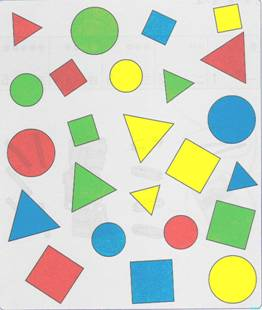
%> input picture 3.jpg, 262 x 310 px
$ octave recognizeprogram.m   (GNU Octave 9; MATLAB toolbox functions it lacks are replaced by stand-ins)
%> lines starting %> are read from the running program, lines starting %| are printed output that depends on the picture; in (x1, y1, x2, y2) boxes, pixels count from 0 and x2, y2 are one past the last pixel; in counts of white or black regions, pixels touching at a corner belong together; the program's own positions count from 1
### recognize.m
function recognize(color,shape)
%> called with color = 2, shape = 2
%% 实现rgb图像转化为HSV彩色空间的图像,色调、饱和度、明度
rgb=imread('3.jpg');
%> rgb is the input picture: size 310x262x3 uint8; mean R, G, B 205.8, 211.2, 192.9
hsv=rgb2hsv(rgb);
%> hsv: size 310x262x3 double; mean H, S, V 0.32, 0.219, 0.889
[m,n,l]=size(rgb);
%> m = 310; n = 262; l = 3
a=ones(m,n);
hsv1(:,:,1)=a-hsv(:,:,1);
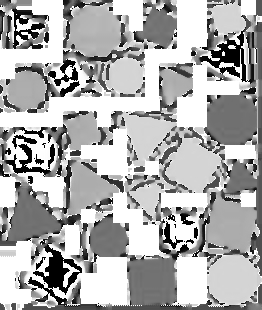
%> hsv1: size 310x262 double; min 0.00111, max 1, mean 0.68
hsv1(:,:,2)=hsv(:,:,2);
hsv1(:,:,3)=hsv(:,:,3);
%> hsv1: size 310x262x3 double; mean H, S, V 0.68, 0.219, 0.889
img1=hsv2rgb(hsv1);
% figure
% subplot(331)
% imshow(img1);  title('色调变换后的图像');
%%  转化为灰度图像
I = rgb2gray(img1);
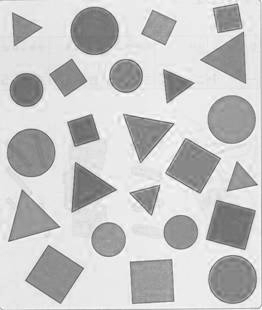
%> I: size 310x262 double; min 0.32, max 1, mean 0.78
% subplot(332)
% imshow(I);  title('灰度图像');
%% 二值化
% 设置阈值
threshold = graythresh(I);
%> threshold = 0.725
% 转化为二值图像
bw = im2bw(I,threshold);
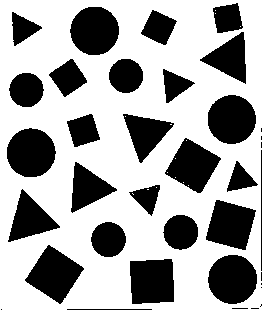
%> bw: size 310x262 logical; 64.8% white; 36 black regions (10 under 20 px), largest, box (x1, y1, x2, y2) and area: (208, 255, 257, 304) 1887, (7, 128, 56, 177) 1873, (25, 245, 84, 304) 1870
% subplot(333)
% imshow(bw);title('二值图像');
%% 中值滤波
med_img = medfilt2(bw);
% subplot(334)
% imshow(med_img);title('中值滤波');
%% 膨胀？？？？？
SE = strel('square',2);                %设置膨胀结构元素
BW = imdilate(med_img,SE);                 %膨胀
%> BW: size 310x262 logical; 67.6% white; 25 black regions (1 under 20 px), largest, box (x1, y1, x2, y2) and area: (209, 256, 257, 304) 1790, (8, 129, 56, 177) 1776, (71, 8, 119, 55) 1756
% subplot(335)
% imshow(BW);title('膨胀');
%% 识别轮廓
[m,n] = size(BW);
%色彩反转
for i = 1:m
    for j = 1:n
        BW(i,j) = ~BW(i,j);
    end
end
%轮廓追踪bwboundaries返回B边界的位置和L边界
[B,L] = bwboundaries(BW,'noholes');
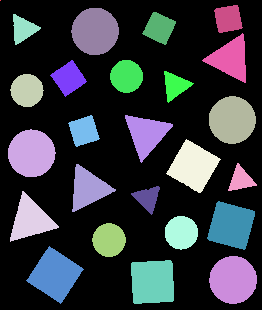
%> L: size 310x262 double; 26 distinct labels, from 0 to 25; one colour per label, 0 black
%> B = 25 boundaries; largest, box (x1, y1, x2, y2) and points: (131, 260, 174, 304) 159, (207, 201, 255, 250) 149, (26, 246, 84, 304) 137, (10, 191, 59, 242) 136, (166, 139, 221, 193) 136
%% 形状识别1圆形2三角形3正方形
shapemask(:,:,3)=recognizeshape(shape,rgb,B,L,m,n);
%> the loop in recognizeshape, `for k = 1:length(B)` made 25 passes
%> boundary on pass 1: [1 1; 1 1]
%> in recognizeshape, `stats = regionprops(L,'Area','Centroid');`: stats = 25 regions; largest, Area and Centroid: 1790 [233.6 280.5], 1776 [32.1 153.9], 1756 [95.7 31.9], 1756 [232.8 120.6], 1753 [55.5 275.4]
%> the loop in recognizeshape, `for k = 1:length(B)` made 25 passes
%> (perimeter, area, metric_round, r_round, metric_triangle, r_triangle, metric_square, r_square) on passes 2 to 13: (155.2, 1776, 0.927, 23.78, 2.35, 29.87, 1.18, 27.44), (106.6, 851, 0.942, 16.46, 2.43, 20.51, 1.2, 18.84), (160.3, 1219, 0.596, 19.7, 0.973, 30.84, 0.759, 28.33), (96.67, 470, 0.632, 12.23, 1.09, 18.6, 0.805, 17.09), (174.1, 1753, 0.727, 23.62, 1.44, 33.51, 0.925, 30.78), (109.4, 715, 0.75, 15.09, 1.54, 21.06, 0.955, 19.35), (105.3, 654, 0.742, 14.43, 1.51, 20.26, 0.945, 18.61), (153.8, 1756, 0.933, 23.64, 2.38, 29.6, 1.19, 27.19), (150.7, 1088, 0.602, 18.61, 0.991, 29, 0.766, 26.64), (108.6, 882, 0.94, 16.76, 2.42, 20.89, 1.2, 19.19), (105.7, 846, 0.951, 16.41, 2.47, 20.35, 1.21, 18.69), (155.2, 1146, 0.598, 19.1, 0.978, 29.87, 0.761, 27.44)
%> after the loop in recognizeshape, `for k = 1:length(B)`: shapemask: size 310x262 double; values 0 (black) and 1 (white), 19% white; 8 white regions, largest, box (x1, y1, x2, y2) and area: (0, 189, 62, 251) 2996, (117, 104, 176, 164) 2805, (201, 29, 260, 89) 2754
%> shapemask: size 310x262x3 double
shapemask(:,:,1)=hsv(:,:,1);
%> shapemask: size 310x262x3 double; mean H, S, V 0.32, 0, 0.19
shapemask(:,:,2)=hsv(:,:,2);
%> shapemask: size 310x262x3 double; mean H, S, V 0.32, 0.219, 0.19
rgbshapemask=hsv2rgb(shapemask);
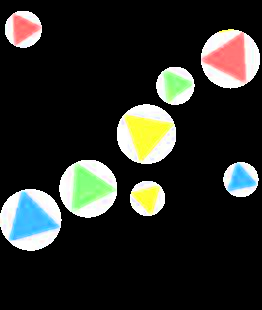
%> rgbshapemask: size 310x262x3 double; mean R, G, B 0.165, 0.173, 0.154
% figure
% imshow(rgbshapemask);
%% 色彩识别1蓝色2绿色3黄色4红色
colormask=recognizecolor(color,B,L,img1,hsv,rgb);
rgbcolormask=hsv2rgb(colormask);
% figure
% imshow(rgbcolormask);
%% 色彩与形状识别
mask(:,:,1)=hsv(:,:,1);
mask(:,:,2)=hsv(:,:,2);
for i=1:m
    for j=1:n
        mask(i,j,3)=shapemask(i,j,3)&&colormask(i,j,3);
    end
end
rgbmask=hsv2rgb(mask);
figure
imshow(rgbmask);
end

### recognizeshape.m
function shapemask=recognizeshape(shape,rgb,B,L,m,n)

% 形状识别
shapemask=zeros(m,n);
% [4 lines of commented-out code are left out]
for k = 1:length(B)
    boundary = B{k};
%     % 显示白色边界
%     plot(boundary(:,2),boundary(:,1),'w','LineWidth',2)
end
% hold on;
% 确定目标regionprops返回每个8联通区域的面积和中心点
stats = regionprops(L,'Area','Centroid');

for k = 1:length(B)
    boundary = B{k};
    delta_sq = diff(boundary).^2;
    % 求周长
    perimeter = sum(sqrt(sum(delta_sq,2)));
    % 求面积
    area = stats(k).Area;
    %圆形metric_round=1
    metric_round = 4*pi*area/perimeter^2;
    r_round=sqrt(area/pi);
    %三角形metric_triangle=1
    metric_triangle = 27*16*area^2/perimeter^4;
    r_triangle=perimeter/(3^1.5);
    %正方形
    metric_square = 16*area/perimeter^2;
    r_square=sqrt(2)*perimeter/8;

    % 根据阈值匹配
    if metric_round > 0.85  && metric_round < 1.11
       centroid = stats(k).Centroid;
% [4 lines of commented-out code are left out]
       if shape==1
           for i=1:m
               for j=1:n
                   if abs(j-centroid(1))^2+abs(i-centroid(2))^2<=r_round^2+2
                       shapemask(i,j)=1;
                   end
               end
           end
       end
    end
    if metric_triangle >  0.85  && metric_triangle < 1.11
       centroid = stats(k).Centroid;
% [4 lines of commented-out code are left out]
       if shape==2
           for i=1:m
               for j=1:n
                   if abs(j-centroid(1))^2+abs(i-centroid(2))^2<=r_triangle^2+2
                       shapemask(i,j)=1;
                   end
               end
           end
       end
    end
    if metric_square > 0.85  && metric_square < 1.11
       centroid = stats(k).Centroid;
% [4 lines of commented-out code are left out]
        if shape==3
           for i=1:m
               for j=1:n
                   if abs(j-centroid(1))^2+abs(i-centroid(2))^2<=r_square^2+2
                       shapemask(i,j)=1;
                   end
               end
           end
       end
    end
end
% title('图像形状识别')
end

### recognizecolor.m
function colormask=recognizecolor(color,B,L,img1,hsv,rgb)
%> called with color = 2
% 图像颜色识别
% % 确定圆形目标regionprops返回每个8联通区域的面积和中心点
stats = regionprops(L,'Area','Centroid');

for k = 1:length(B)
    centroid = stats(k).Centroid;
end
%> this loop made 25 passes
%> centroid on passes 1 to 12: [1 1], [32.13 153.9], [27.5 90.97], [31.14 220.4], [23.84 29.7], [55.53 275.4], [69.3 78.81], [84.45 131.5], [95.68 31.91], [88.8 189.1], [109.6 240.6], [127.1 76.94]
% 将图像从 RGB 转换为 HSV 颜色空间
hsv_img = rgb2hsv(img1);
%> hsv_img: size 310x262x3 double; mean H, S, V 0.389, 0.219, 0.889

% 定义蓝色的 HSV 范围
blue_hue_low = 0.4;
blue_hue_high = 0.5;
blue_saturation_low = 0.7;
blue_saturation_high = 0.8;
blue_value_low = 0.7;
blue_value_high = 0.9;

% 创建一个逻辑掩码，标记所有符合蓝色范围的像素red
blue_mask = (hsv_img(:,:,1) >= blue_hue_low) & (hsv_img(:,:,1) <= blue_hue_high) & ...
           (hsv_img(:,:,2) >= blue_saturation_low) & (hsv_img(:,:,2) <= blue_saturation_high) & ...
           (hsv_img(:,:,3) >= blue_value_low) & (hsv_img(:,:,3) <= blue_value_high);
%> blue_mask: size 310x262 logical; 5.4% white; 6 white regions, box (x1, y1, x2, y2) and area: (210, 97, 253, 142) 1272, (133, 262, 172, 301) 1214, (12, 195, 56, 239) 839, (94, 225, 124, 255) 584, (145, 14, 173, 42) 345, (231, 167, 253, 188) 172

% [13 lines of commented-out code are left out]
green_hue_low = 0.65;
green_hue_high = 0.8;
green_saturation_low = 0.4;
green_saturation_high = 0.6;
green_value_low = 0.7;
green_value_high = 0.9;

% 创建一个逻辑掩码，标记所有符合绿色范围的像素
green_mask = (hsv_img(:,:,1) >= green_hue_low) & (hsv_img(:,:,1) <= green_hue_high) & ...
           (hsv_img(:,:,2) >= green_saturation_low) & (hsv_img(:,:,2) <= green_saturation_high) & ...
           (hsv_img(:,:,3) >= green_value_low) & (hsv_img(:,:,3) <= green_value_high);
%> green_mask: size 310x262 logical; 6.2% white; 6 white regions, box (x1, y1, x2, y2) and area: (73, 9, 117, 52) 1488, (209, 204, 252, 246) 1303, (74, 167, 112, 208) 835, (12, 76, 41, 104) 650, (71, 117, 97, 144) 468, (166, 74, 188, 99) 314
%
% % 显示原始图像和掩码图像
% subplot(234)
% imshow(green_mask);
% title('green Mask');

% 定义黄色的 HSV 范围
yellow_hue_low = 0.7;
yellow_hue_high = 0.9;
yellow_saturation_low = 0.6;
yellow_saturation_high = 0.8;
yellow_value_low = 0.9;
yellow_value_high = 1;

% 创建一个逻辑掩码，标记所有符合黄色范围的像素
yellow_mask = (hsv_img(:,:,1) >= yellow_hue_low) & (hsv_img(:,:,1) <= yellow_hue_high) & ...
           (hsv_img(:,:,2) >= yellow_saturation_low) & (hsv_img(:,:,2) <= yellow_saturation_high) & ...
           (hsv_img(:,:,3) >= yellow_value_low) & (hsv_img(:,:,3) <= yellow_value_high);
%> yellow_mask: size 310x262 logical; 4.3% white; 9 white regions (2 under 20 px), largest, box (x1, y1, x2, y2) and area: (168, 141, 218, 191) 1040, (210, 257, 255, 302) 981, (126, 116, 170, 159) 536

% % 显示原始图像和掩码图像
% subplot(235)
% imshow(yellow_mask);
% title('yellow Mask');

% 定义红色的 HSV 范围

red_hue_low = 0;
red_hue_high = 0.4;
red_saturation_low = 0.5;
red_saturation_high = 1;
red_value_low = 0;
red_value_high = 1;

% 创建一个逻辑掩码，标记所有符合红色范围的像素
red_mask = (hsv_img(:,:,1) >= red_hue_low) & (hsv_img(:,:,1) <= red_hue_high) & ...
           (hsv_img(:,:,2) >= red_saturation_low) & (hsv_img(:,:,2) <= red_saturation_high) & ...
           (hsv_img(:,:,3) >= red_value_low) & (hsv_img(:,:,3) <= red_value_high);
%> red_mask: size 310x262 logical; 3.8% white; 18 white regions (5 under 20 px), largest, box (x1, y1, x2, y2) and area: (29, 249, 81, 300) 1016, (206, 37, 244, 79) 662, (12, 135, 45, 173) 479

% % 显示原始图像和掩码图像
% subplot(236)
% imshow(red_mask);
% title('red Mask');

%% MASK膨胀
% [9 lines of commented-out code are left out]
SE = strel('square',15);
%膨胀
blue_mask_se = imdilate(blue_mask,SE);
%> blue_mask_se: size 310x262 logical; 14.9% white; 6 white regions, box (x1, y1, x2, y2) and area: (203, 90, 260, 149) 2852, (126, 255, 179, 308) 2718, (5, 188, 63, 246) 2321, (87, 218, 131, 262) 1711, (138, 7, 180, 49) 1449, (224, 160, 260, 195) 1040
green_mask_se = imdilate(green_mask,SE);
%> green_mask_se: size 310x262 logical; 14.7% white; 6 white regions, box (x1, y1, x2, y2) and area: (66, 2, 124, 59) 2905, (202, 197, 259, 253) 2689, (67, 160, 119, 215) 2140, (5, 69, 48, 111) 1645, (64, 110, 104, 151) 1409, (159, 67, 195, 106) 1168
yellow_mask_se = imdilate(yellow_mask,SE);
%> yellow_mask_se: size 310x262 logical; 15.5% white; 5 white regions, box (x1, y1, x2, y2) and area: (127, 134, 225, 218) 4129, (203, 250, 262, 309) 3035, (119, 109, 177, 166) 2367, (104, 54, 148, 98) 1726, (209, 0, 247, 38) 1345
red_mask_se = imdilate(red_mask,SE);
%> red_mask_se: size 310x262 logical; 15.1% white; 6 white regions, box (x1, y1, x2, y2) and area: (22, 242, 88, 307) 3060, (2, 124, 60, 180) 2820, (199, 30, 251, 86) 2150, (159, 210, 203, 254) 1694, (47, 56, 87, 100) 1420, (8, 9, 43, 48) 1131
% [8 lines of commented-out code are left out]

%% 遮盖

blue_img_hsv(:,:,1)=hsv(:,:,1);
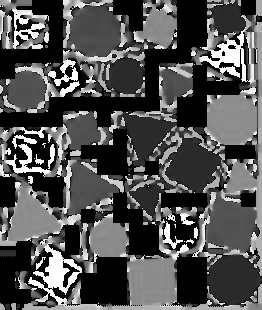
%> blue_img_hsv: size 310x262 double; min 0, max 0.999, mean 0.32
blue_img_hsv(:,:,2)=hsv(:,:,2);
blue_img_hsv(:,:,3)=blue_mask_se;
%> blue_img_hsv: size 310x262x3 double; mean H, S, V 0.32, 0.219, 0.149
blue_img=hsv2rgb(blue_img_hsv);

green_img_hsv(:,:,1)=hsv(:,:,1);
green_img_hsv(:,:,2)=hsv(:,:,2);
green_img_hsv(:,:,3)=green_mask_se;
%> green_img_hsv: size 310x262x3 double; mean H, S, V 0.32, 0.219, 0.147
green_img=hsv2rgb(green_img_hsv);

yellow_img_hsv(:,:,1)=hsv(:,:,1);
yellow_img_hsv(:,:,2)=hsv(:,:,2);
yellow_img_hsv(:,:,3)=yellow_mask_se;
%> yellow_img_hsv: size 310x262x3 double; mean H, S, V 0.32, 0.219, 0.155
yellow_img=hsv2rgb(yellow_img_hsv);

red_img_hsv(:,:,1)=hsv(:,:,1);
red_img_hsv(:,:,2)=hsv(:,:,2);
red_img_hsv(:,:,3)=red_mask_se;
%> red_img_hsv: size 310x262x3 double; mean H, S, V 0.32, 0.219, 0.151
red_img=hsv2rgb(red_img_hsv);

% [13 lines of commented-out code are left out]

if color==1
    colormask=blue_img_hsv;
elseif color==2
    colormask=green_img_hsv;
elseif color==3
    colormask=yellow_img_hsv;
elseif color==4
    colormask=red_img_hsv;
end

end

### recognizeprogram.m
%color1蓝色2绿色3黄色4红色
%shape1圆形2三角形3正方形

%recognize(color,shape)
clc
close all
clear
recognize(2,2)
%> after the loop in recognize, `for i=1:m`: mask: size 310x262x3 double; mean H, S, V 0.32, 0.219, 0.0382
%> in recognize, `rgbmask=hsv2rgb(mask);`:
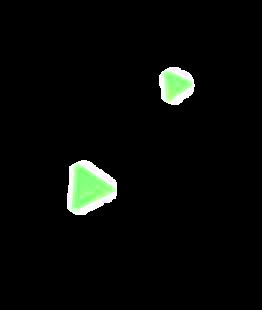
%> rgbmask: size 310x262x3 double; mean R, G, B 0.0297, 0.038, 0.0287
